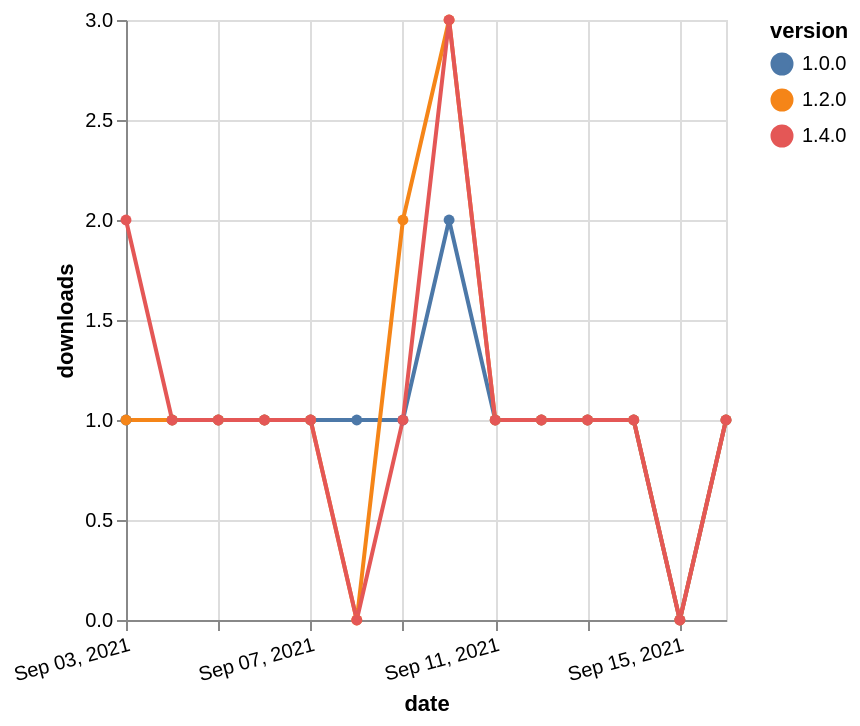

The Vega-Lite source for this figure:
### Vega-Lite specification from a JSON file in a GitHub repository (floating-point values rounded to 4 significant figures)
{"$schema": "https://vega.github.io/schema/vega-lite/v5.json", "description": "A simple bar chart with embedded data.", "data": {"values": [{"date": "2021-09-03", "total": 154, "delta": 1, "version": "1.0.0"}, {"date": "2021-09-04", "total": 155, "delta": 1, "version": "1.0.0"}, {"date": "2021-09-05", "total": 156, "delta": 1, "version": "1.0.0"}, {"date": "2021-09-06", "total": 157, "delta": 1, "version": "1.0.0"}, {"date": "2021-09-07", "total": 158, "delta": 1, "version": "1.0.0"}, {"date": "2021-09-08", "total": 159, "delta": 1, "version": "1.0.0"}, {"date": "2021-09-09", "total": 160, "delta": 1, "version": "1.0.0"}, {"date": "2021-09-10", "total": 162, "delta": 2, "version": "1.0.0"}, {"date": "2021-09-11", "total": 163, "delta": 1, "version": "1.0.0"}, {"date": "2021-09-12", "total": 164, "delta": 1, "version": "1.0.0"}, {"date": "2021-09-13", "total": 165, "delta": 1, "version": "1.0.0"}, {"date": "2021-09-14", "total": 166, "delta": 1, "version": "1.0.0"}, {"date": "2021-09-15", "total": 166, "delta": 0, "version": "1.0.0"}, {"date": "2021-09-16", "total": 167, "delta": 1, "version": "1.0.0"}, {"date": "2021-09-03", "total": 173, "delta": 1, "version": "1.2.0"}, {"date": "2021-09-04", "total": 174, "delta": 1, "version": "1.2.0"}, {"date": "2021-09-05", "total": 175, "delta": 1, "version": "1.2.0"}, {"date": "2021-09-06", "total": 176, "delta": 1, "version": "1.2.0"}, {"date": "2021-09-07", "total": 177, "delta": 1, "version": "1.2.0"}, {"date": "2021-09-08", "total": 177, "delta": 0, "version": "1.2.0"}, {"date": "2021-09-09", "total": 179, "delta": 2, "version": "1.2.0"}, {"date": "2021-09-10", "total": 182, "delta": 3, "version": "1.2.0"}, {"date": "2021-09-11", "total": 183, "delta": 1, "version": "1.2.0"}, {"date": "2021-09-12", "total": 184, "delta": 1, "version": "1.2.0"}, {"date": "2021-09-13", "total": 185, "delta": 1, "version": "1.2.0"}, {"date": "2021-09-14", "total": 186, "delta": 1, "version": "1.2.0"}, {"date": "2021-09-15", "total": 186, "delta": 0, "version": "1.2.0"}, {"date": "2021-09-16", "total": 187, "delta": 1, "version": "1.2.0"}, {"date": "2021-09-03", "total": 118, "delta": 2, "version": "1.4.0"}, {"date": "2021-09-04", "total": 119, "delta": 1, "version": "1.4.0"}, {"date": "2021-09-05", "total": 120, "delta": 1, "version": "1.4.0"}, {"date": "2021-09-06", "total": 121, "delta": 1, "version": "1.4.0"}, {"date": "2021-09-07", "total": 122, "delta": 1, "version": "1.4.0"}, {"date": "2021-09-08", "total": 122, "delta": 0, "version": "1.4.0"}, {"date": "2021-09-09", "total": 123, "delta": 1, "version": "1.4.0"}, {"date": "2021-09-10", "total": 126, "delta": 3, "version": "1.4.0"}, {"date": "2021-09-11", "total": 127, "delta": 1, "version": "1.4.0"}, {"date": "2021-09-12", "total": 128, "delta": 1, "version": "1.4.0"}, {"date": "2021-09-13", "total": 129, "delta": 1, "version": "1.4.0"}, {"date": "2021-09-14", "total": 130, "delta": 1, "version": "1.4.0"}, {"date": "2021-09-15", "total": 130, "delta": 0, "version": "1.4.0"}, {"date": "2021-09-16", "total": 131, "delta": 1, "version": "1.4.0"}]}, "width": "container", "mark": {"type": "line", "point": {"filled": true}}, "encoding": {"x": {"field": "date", "type": "temporal", "timeUnit": "yearmonthdate", "title": "date", "axis": {"labelAngle": -15}}, "y": {"field": "delta", "type": "quantitative", "title": "downloads"}, "color": {"field": "version", "type": "nominal"}, "tooltip": {"field": "delta"}}}
